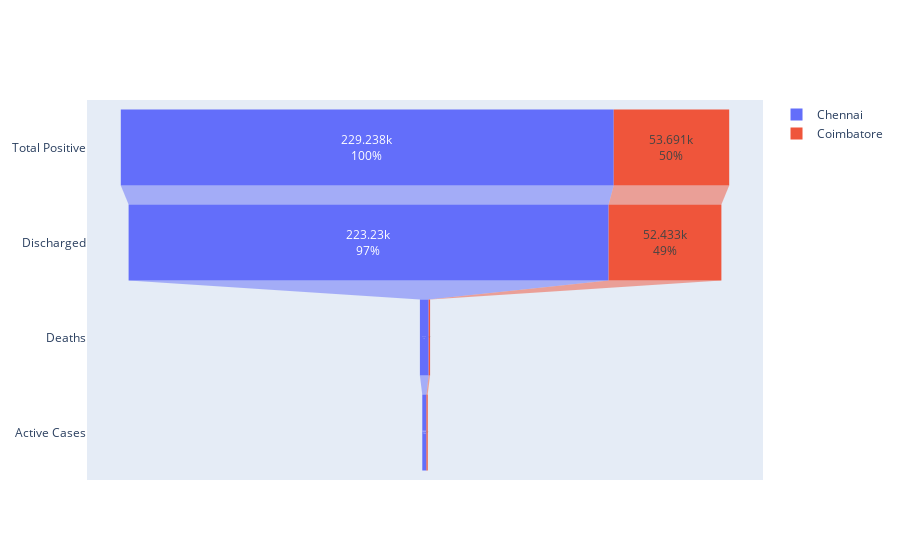

Notebook cell for this chart:
### Code cell
# Basic Funnel plot with the y-axis attributes as Total positive cases, Discharged cases, Active cases and Deaths for 
# the districts Chennai and Coimbatore
dataset.iloc[3]
fig = go.Figure()

fig.add_trace(go.Funnel(
    name="Chennai",
    y = ["Total Positive", "Discharged", "Deaths", "Active Cases"],
    x = [229238,223230,4069,1939],
    textposition = "inside",
    textinfo = "value+percent initial"))

fig.add_trace(go.Funnel(
    name="Coimbatore",
    y = ["Total Positive", "Discharged", "Deaths", "Active Cases",],
    x = [53691,52433,663,595],
    textposition = "inside",
    textinfo = "value+percent total"))    

fig.show()

### Figure 1 — Plotly figure (JSON) as saved in the notebook; plotly's stock layout.template omitted (floating-point values rounded to 4 significant figures)
{"data": [{"name": "Chennai", "textinfo": "value+percent initial", "textposition": "inside", "type": "funnel", "x": [229238, 223230, 4069, 1939], "y": ["Total Positive", "Discharged", "Deaths", "Active Cases"]}, {"name": "Coimbatore", "textinfo": "value+percent total", "textposition": "inside", "type": "funnel", "x": [53691, 52433, 663, 595], "y": ["Total Positive", "Discharged", "Deaths", "Active Cases"]}], "layout": {}}
